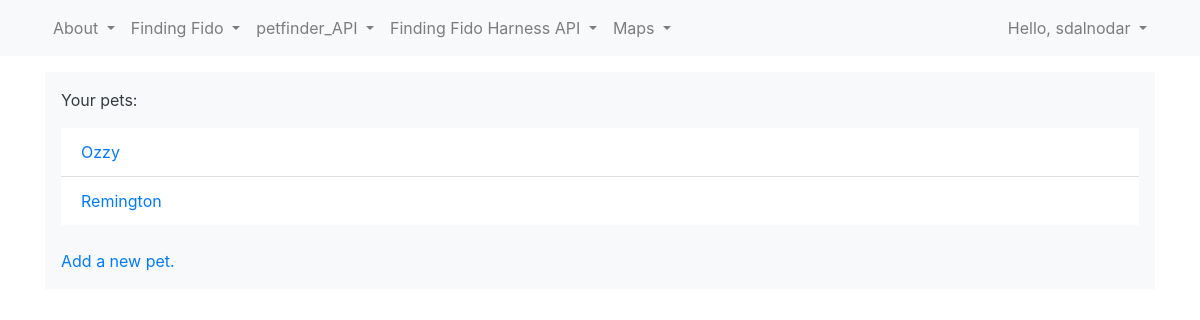
The app's page /pets (signed in), older data.
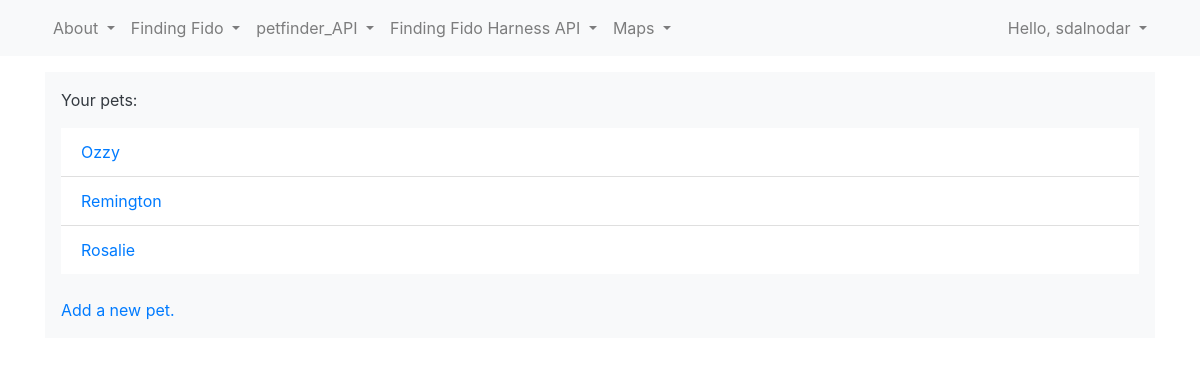
The same page, newer data.
### ff_app/models.py (models this page shows)
class Pet(models.Model):
    name = models.CharField(max_length=50)
    date_added = models.DateTimeField(auto_now_add=True)
    description = models.CharField(max_length=200)
    disabilities = models.CharField(max_length=20, choices=DISABILITIES, default='none')
    owner = models.ForeignKey(User, on_delete = models.CASCADE)
    def __str__(self):
        return self.name

### ff_app/views.py (the view)
# urls.py: path('pets', views.pets, name='pets'),
@login_required
def pets(request):
    pets = Pet.objects.filter(owner=request.user).order_by('date_added')
    context = {'pets': pets}
    return render(request, 'ff_app/pets.html', context)

### ff_app/templates/ff_app/pets.html (shortened to what this page needs)
{% extends "ff_app/base.html" %}
{% block content %}
	<p>Your pets: </p>
  	<ul class='list-group list-group-flush'>
    	{% for pet in pets %}
      		<li class='list-group-item'>
      			<a href="{% url 'ff_app:pet' pet.id %}">{{ pet }}</a>
      		</li>
    	{% empty %}
			<li class='list-group-item'>No pets have been registered yet.... If you want one you should check out <a href="https://petfinder.com">Petfinder.</a></li>
		{% endfor %}
  	</ul>
  	<a href="{% url 'ff_app:new_pet' %}">Add a new pet.</a>
{% endblock content %}

Row changes from the older to the newer data that the page shows:
added Pet: name "Rosalie"
